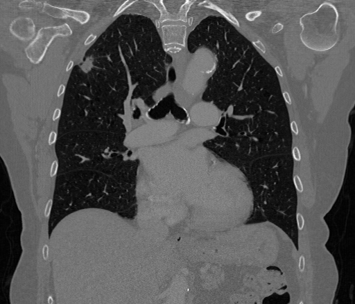
%> input picture Dataset/lung_001/trainingImage.png, 355 x 304 px
$ octave MarkerControlledSegmentation.m   (GNU Octave 9; MATLAB toolbox functions it lacks are replaced by stand-ins)
%> lines starting %> are read from the running program, lines starting %| are printed output that depends on the picture; in (x1, y1, x2, y2) boxes, pixels count from 0 and x2, y2 are one past the last pixel; in counts of white or black regions, pixels touching at a corner belong together; the program's own positions count from 1
clear;
close all;

% Carica i percorsi delle immagini MRI del polmone
examplesFolders = Helpers.elenca_file_con_prefisso('Dataset', 'lung');


for j = 1 : size(examplesFolders,2)

    folderToSave = fullfile('Dataset', examplesFolders(j));
    inputImage  = imread(char(fullfile(folderToSave, 'trainingImage.png')));
%> inputImage is the input picture: size 304x355 uint8; min 0, max 255, mean 84.6
    inputImage = Helpers.rgb2gray(inputImage);

    % Ridimensionamento dell'immagine
    inputImage = Helpers.resize(inputImage, 256);
%> inputImage: size 219x256 uint8

  % Opening-by-Reconstruction: eseguo imerode ed imreconstruct.

    % Escludo porzioni bianche troppo piccole per essere riconducibili a
    % tumori (in genere si tratta di alveoli polmonari)
    se = strel("diamond", 3);
    Ie = imerode(inputImage,se);
    i_open_by_reconstr = imreconstruct(Ie, inputImage);
  %___________________


  % Opening-Closing-by-Reconstruction
    i_open_by_reconstr_dilated = imdilate(i_open_by_reconstr, se);

    %imreconstruct(marker, mask). Il marker è l'immagine erosa che
    %ricostruiamo con mask.
    %Avendo dilatato Iobrd marker potrebbe essere "maggiore" di mask quindi
    %uso imcomplement

    %imcomplement: complement of image 255 - pixel_intensity
    Iobrcbr = imreconstruct(imcomplement(i_open_by_reconstr_dilated), imcomplement(i_open_by_reconstr));
    Iobrcbr = imcomplement(Iobrcbr);
  %___________________

  %CALCOLO GRADIENTE

    %[gmag_alternativo, gdir_alternativo] = imgradient(I);

    % Matrici di Sobel
    sobel_x = [-1 0 1; -2 0 2; -1 0 1]; % Sobel kernel per Gx
    sobel_y = [-1 -2 -1; 0 0 0; 1 2 1]; % Sobel kernel per Gy

    % Applicazione della convoluzione dell'immagine con i kernel Sobel
    gradiente_x = imfilter(double(Iobrcbr), sobel_x);
    gradiente_y = imfilter(double(Iobrcbr), sobel_y);

    % Calcolo del gradiente con Sobel
    gradient_magnitude = sqrt(gradiente_x.^2 + gradiente_y.^2);

    gradient_direction = atan2(gradiente_y, gradiente_x);
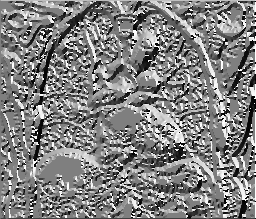
%> gradient_direction: size 219x256 double; min -3.14, max 3.14, mean 0.0483; drawn with min black and max white
    gradient_direction_deg = rad2deg(gradient_direction);

  %___________________

    %Regional Maxima of Opening-Closing by Reconstruction
    fgm = imregionalmax(Iobrcbr);
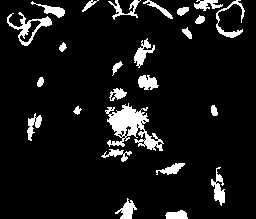
%> fgm: size 219x256 logical; 8.7% white; 25 white regions, largest, box (x1, y1, x2, y2) and area: (105, 103, 164, 151) 1219, (7, 12, 52, 46) 418, (216, 0, 245, 38) 266

    %Modified Regional Maxima Superimposed on Original Image
    se2 = strel(ones(3, 3));
    %L'operazione di chiusura morfologica è una dilatazione seguita da un'erosione, utilizzando lo stesso elemento strutturante per entrambe le operazioni.
    fgm2 = imclose(fgm, se2);
%> fgm2: size 219x256 logical; 9.7% white; 22 white regions, largest, box (x1, y1, x2, y2) and area: (101, 103, 164, 162) 1670, (7, 1, 65, 46) 644, (194, 0, 245, 38) 496

    fgm3 = bwareaopen(fgm2, 20);
    I3 = labeloverlay(inputImage, fgm3);

    bw  = imbinarize(Iobrcbr);
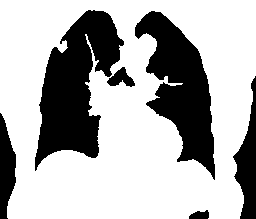
%> bw: size 219x256 logical; 69.2% white; 6 black regions, box (x1, y1, x2, y2) and area: (35, 10, 124, 171) 7563, (135, 11, 215, 180) 6470, (233, 76, 256, 219) 1662, (0, 113, 16, 219) 1144, (107, 67, 135, 87) 293, (189, 210, 209, 219) 134

    distance_transform = bwdist(bw);
    distance_labels = watershed(distance_transform);
%> distance_labels: size 219x256 uint8; every value is 1

    % La distance_transform rende il polmone bianco
    % quindi la linea di cresta si posizionerà sul massimo (bianco).
    % Watershed Ridge Lines.
    bgm = distance_labels == 0;
%> bgm: size 219x256 logical; every value is 0

    maschera = bgm | fgm3;
    gmag2 = imimposemin(gradient_magnitude, maschera);
    L = watershed(gmag2);
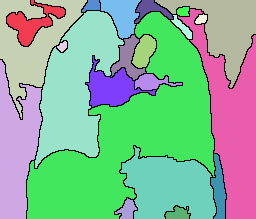
%> L: size 219x256 uint8; 23 distinct labels, from 0 to 22; one colour per label, 0 black

    %Nella labels: L == 0 dilatate con elemento strutturale. Valori bgm a 2. Valori fgm3 a 3.
    labels = imdilate(L==0, ones(3,3)) + 2 * bgm + 3 * fgm3;
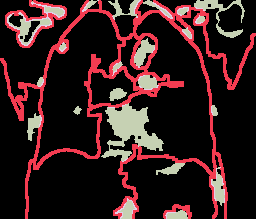
%> labels: size 219x256 double; 4 distinct labels, from 0 to 4; one colour per label, 0 black

    %Markers and Object Boundaries Superimposed on Original Image
    I4 = labeloverlay(inputImage, labels);
    imshow(I4);

    exportgraphics(gcf, char(fullfile(folderToSave, 'labels_marker_controlled_.png')));

    % Colora il tumore (etichette assegnate in base ai marcatori)
    colored_img = label2rgb(L);
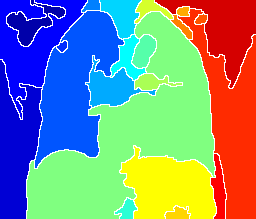
%> colored_img: size 219x256x3 uint8; mean R, G, B 122.8, 143.1, 138.4
    bgm_filled = imfill(bgm, 'holes');

    bgm_filled_AND_fgm3 = bgm_filled & fgm3;

    imshow(inputImage)
    hold on


    [label_matrix, num_labels]  = bwlabel(bgm_filled_AND_fgm3);
%> label_matrix: size 219x256 double; every value is 0
%> num_labels = 0
    region_props_label_matrix = regionprops(label_matrix, 'Centroid', 'Area', 'Perimeter');
%> region_props_label_matrix = 0 regions

    image_size = size(inputImage);
%> image_size = [219 256]
    occorrenze_rilevate = false(image_size(1), image_size(2));

    if ~isempty(region_props_label_matrix)

        for i = 1:num_labels
            region = bwselect(L, region_props_label_matrix(i).Centroid(1), region_props_label_matrix(i).Centroid(2));
            regionProps = regionprops(region, 'Area', 'Perimeter', 'Centroid');

            % Se il centroide della rilevazione non è nel tumore per evitare
            % regioni errate del bwselect vengono impostate soglie di
            % coerenza. Se area o perimetro sono maggiori di queste soglie
            % si utilizzerà la regione processata (con area e perimetro
            % meno precisi)
            if regionProps.Area > 600 || regionProps.Perimeter > 250
                regionProps = region_props_label_matrix(i);
                region = label_matrix == i;
            end

            if ~isempty(regionProps)
                text(regionProps.Centroid(1), regionProps.Centroid(2), sprintf('Area: %d \n Perimetro: %.2f', regionProps.Area, regionProps.Perimeter), 'Color', 'yellow','FontSize', 6);
            end

            %aggiorno la matrice logica di occorrenze rilevate basandomi
            %sulla selezione della regione iniziale trovata tramite il
            %centroide
            occorrenze_rilevate = occorrenze_rilevate | region;
        end
    end

    % Converti la matrice logica in uint8
    uint8Overlay = uint8(occorrenze_rilevate);

    % Converti l'immagine uint8 in una immagine RGB
    rgbOverlay = cat(3, uint8Overlay*255, uint8Overlay*0, uint8Overlay*0);  % Rosso
    overlaySeg = imshow(rgbOverlay);
    overlaySeg.AlphaData = 0.5;
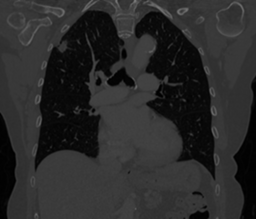
%> figure redrawn from the program's plot data
    hold off;
    exportgraphics(gcf, char(fullfile(folderToSave, 'segmentazione_marker_controlled.png')));

    imshow(occorrenze_rilevate, []);
    imwrite(logical(occorrenze_rilevate), char(fullfile(folderToSave, 'marker_controlled_occorrenze_rilevate.png')));
end
